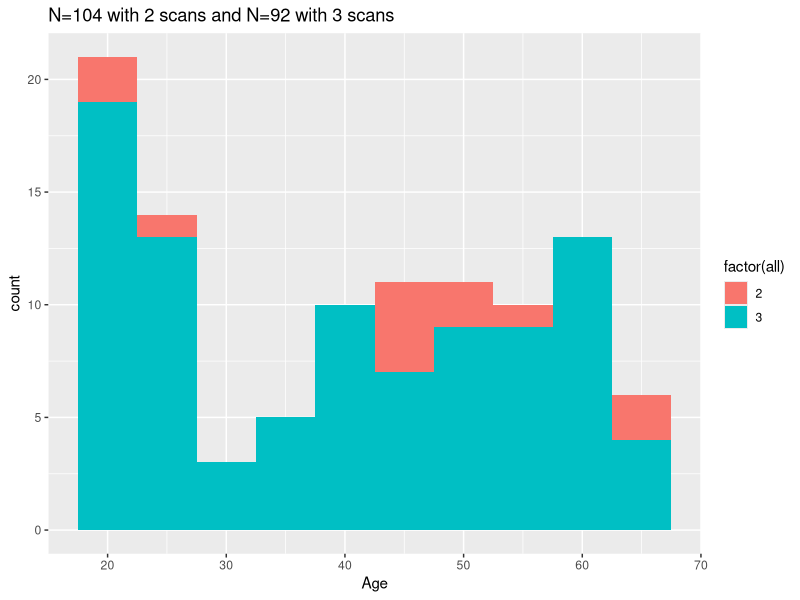
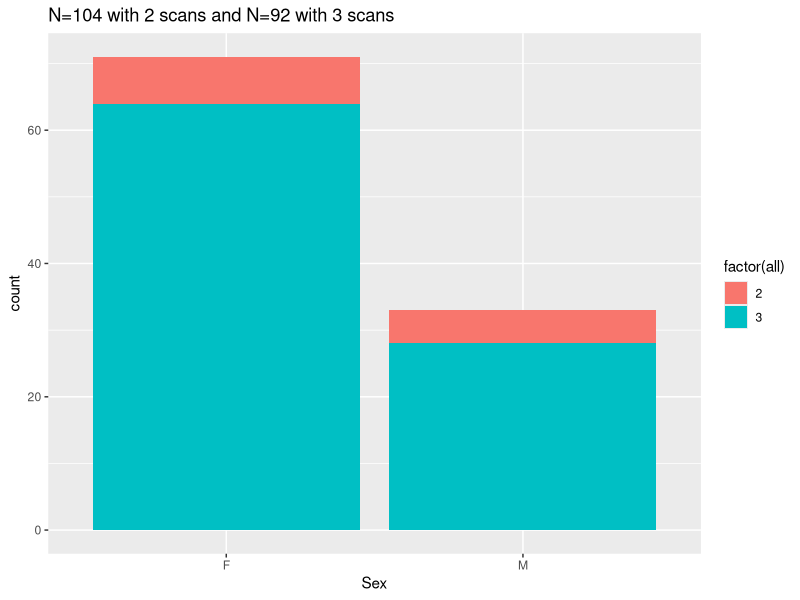
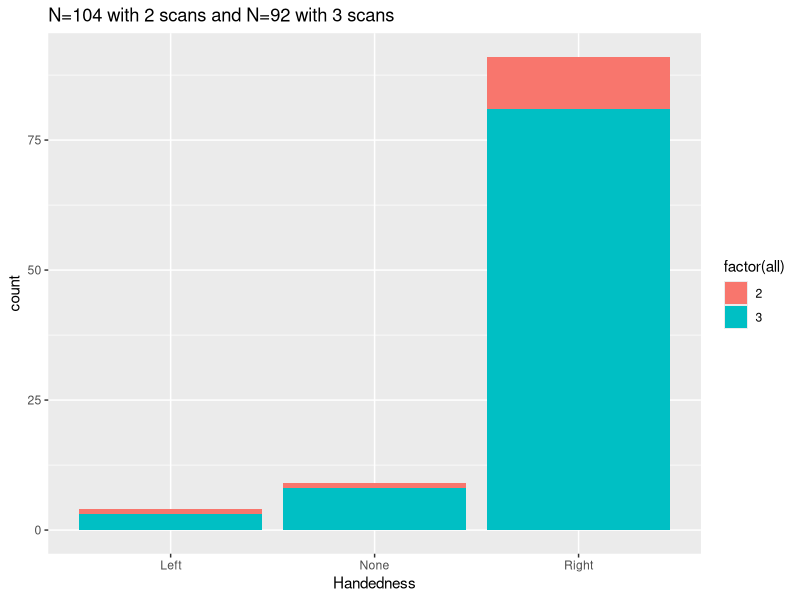

Here is the R script that generated these plots, in order: (Note: this script raises an error after producing the figures.)
#!/usr/bin/env Rscript

#' This script will gather new dataframes for analyses
#' as well as various files with paths to the functional data

#' # Setup
#+ setup
library(ggplot2)
df <- read.csv("../subinfo/30_phenos+qc+paths.csv")


#' # Filter Subjects

#' ## Select Ages
#' We will select participants between 18-65 (ie adults).
#+ select-ages
sdf <- subset(df, Age>=18 & Age<=65)

#' ## Select Usable Scans
#' We'll generate two sets of data-frames
#' 1. For subjects with usuable short and medium scans
#+ select-scans1
df.sm = subset(sdf, short==1 & medium==1, select=-X)
cat(sprintf("# of subjects: %i\n", nrow(df.sm)))

#' 2. For subjects with all three scans as usable
#+ select-scans2
df.sml = subset(df.sm, all==3)
cat(sprintf("# of subjects: %i\n", nrow(df.sml)))

#' ## Visaulize demographics
#' Here we show the distribution of ages, sexes, and handedness.

#+ viz-demos
ggplot(df.sm, aes(Age, fill=factor(all))) + geom_histogram(binwidth=5) + 
  ggtitle(sprintf("N=%i with 2 scans and N=%i with 3 scans", nrow(df.sm), nrow(df.sml)))
ggplot(df.sm, aes(Sex, fill=factor(all))) + geom_bar() + 
  ggtitle(sprintf("N=%i with 2 scans and N=%i with 3 scans", nrow(df.sm), nrow(df.sml)))
ggplot(df.sm, aes(Handedness, fill=factor(all))) + geom_bar() + 
  ggtitle(sprintf("N=%i with 2 scans and N=%i with 3 scans", nrow(df.sm), nrow(df.sml)))



#' # Create file lists

#' Here we will create two sets of functional file lists for participants with
#' 2 scans and participants with 3 scans.

#' ## Two Scans
#+ sm-setup
basedir <- "/home2/data/Projects/NKI_ROCKLAND_CPAC_test/Sink/sym_links"
outbase <- sprintf("../subinfo/40_Set1_N%i", nrow(df.sm))
fnames <- c("short", "medium", "long")
#+ sm-lists
for (i in 1:length(fnames)) {
  name <- fnames[i]
  funclist <- file.path(basedir, df.sm[[paste(name, "dir", sep="_")]])
  outfile <- sprintf("%s/%s_funcpaths.txt", outbase, name)
  write.table(funclist, file=outfile, row.names=F, col.names=F)
}
#+ sm-df
outdf <- subset(df.sm, select=-c(short_dir, medium_dir, long_dir))
outfile <- file.path(outbase, "subject_info.csv")
write.csv(outdf, outfile)

#' ## Three Scans
#+ sml-setup
basedir <- "/home2/data/Projects/NKI_ROCKLAND_CPAC_test/Sink/sym_links"
outbase <- sprintf("../subinfo/40_Set2_N%i", nrow(df.sml))
fnames <- c("short", "medium", "long")
#+ sml-lists
for (i in 1:length(fnames)) {
  name <- fnames[i]
  funclist <- file.path(basedir, df.sml[[paste(name, "dir", sep="_")]])
  outfile <- sprintf("%s/%s_funcpaths.txt", outbase, name)
  write.table(funclist, file=outfile, row.names=F, col.names=F)
}
#+ sml-df
outdf <- subset(df.sml, select=-c(short_dir, medium_dir, long_dir))
outfile <- file.path(outbase, "subject_info.csv")
write.csv(outdf, outfile)
